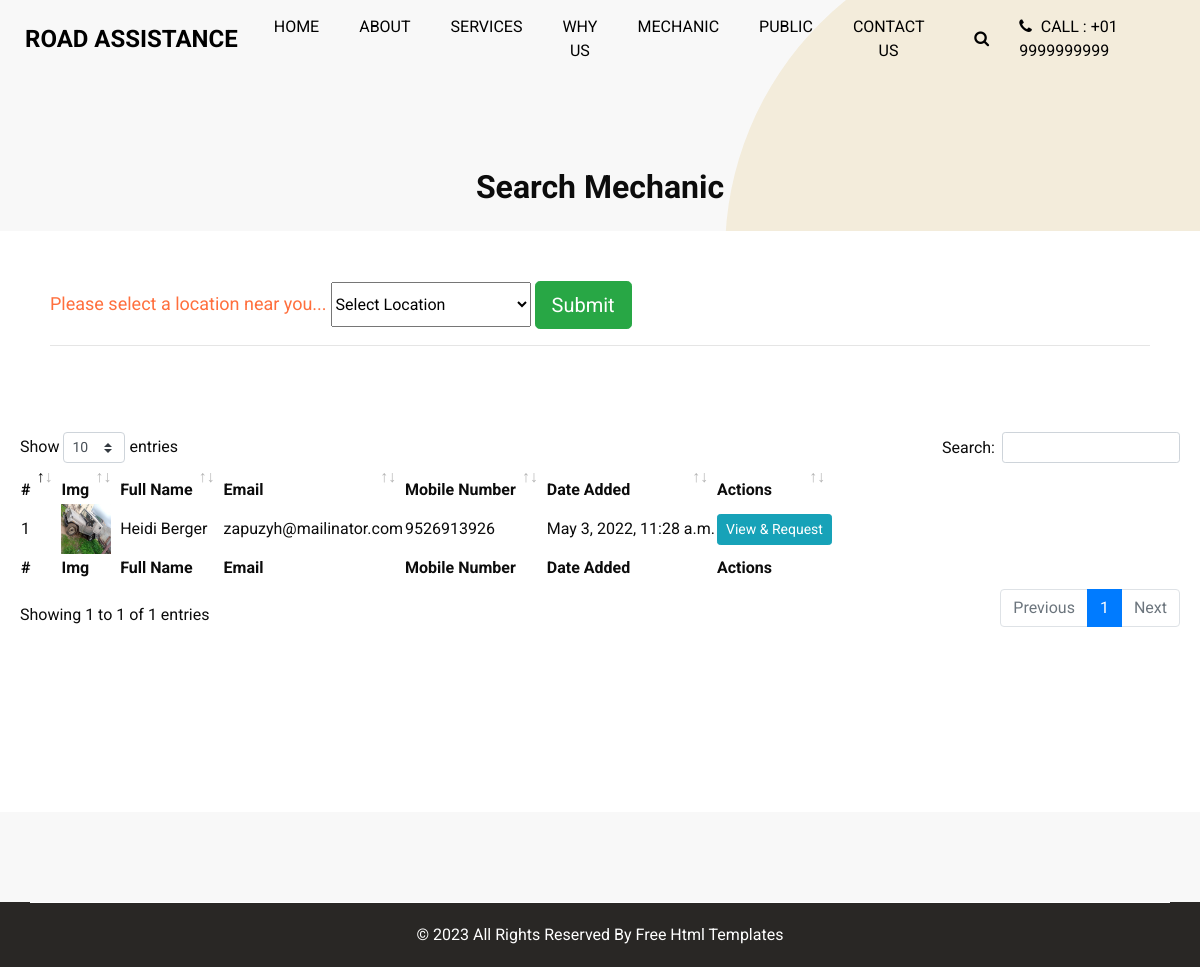
The app's page /public/search-mechanic with its own data.
### mechanic/models.py (models this page shows, shortened)
class Registration(models.Model):
    unique_id=models.AutoField(primary_key=True, null=False)
    firstname = models.CharField(max_length=100, default='null', null=False)
    lastname = models.CharField(max_length=100, default='null', null=False)
    email = models.CharField(max_length=255, default='null', null=False)
    password = models.CharField(max_length=500, default='null', null=False)
    mobilenumber = models.CharField(max_length=15, default='null', null=False)
    address = models.TextField(default='null', null=False )
    location = models.ForeignKey(Location, on_delete=models.CASCADE)
    about_me = models.TextField(default='null', null=False )
    my_skills = models.TextField(default='null', null=False )
    profile_image = models.TextField(blank=True, null=True)
    status_choices = [
        ('pending', 'Pending'),
        ('active', 'Active'),
    ]
    status = models.CharField(max_length=15, choices=status_choices, default="active")
    date_added = models.DateTimeField(default=now, editable=False)

### public/views.py (the view)
# urls.py: path('search-mechanic', views.search_mechanic, name="search_mechanic"),
def search_mechanic(request):
    mechanic_list = Mechanic_Registration.objects.all()
    if request.method == 'POST':
        data_record = request.POST
        mechanic_list = Mechanic_Registration.objects.filter(location=Location.objects.get(unique_id=data_record['location_list'])).all()
    loaction_list = Location.objects.all()
    category_list = Category.objects.all()
    context = { 'loaction_list' : loaction_list, 'category_list': category_list, 'datalist': mechanic_list }
    return render(request,'public/search-mechanic.html',context)

### templates/public/search-mechanic.html (shortened to what this page needs)
{% extends 'layout.html' %}
{% load static %}
{% block custom-style %}
<link href="{% static 'lib/datatables/datatables.css' %}" rel="stylesheet">
{% endblock %}
{% block content %}
{% include 'includes/header.html'  %}
  <section class="contact_section layout_padding">
    <div class="container">
      <div class="heading_container heading_center">
        <h2>
          Search Mechanic
        </h2>
      </div>
    </div>
    <div class="container-fluid">
      <div class="row">
        <div class="col-lg-12">
          <div class="box">
<div class="row">
<div class="col-lg-12" style="background-color: white; padding: 50px">
  <form action="" method="post" name="form_1" id="form_1" enctype="multipart/form-data">
<div>
  <label style="font-size: 18px; color: #ff6f3d !important"> Please select a location near you...</label>
    <select id="location_list" name="location_list" style="height: 45px; width: 200px">
               <option value="">Select Location</option>
  </select>
  <button type="submit" class="btn btn-lg btn-success" >Submit</button>
</div>
  <hr />
</form>
</div>
</div>
<div class="row">
<div class="col-md-12" style="background-color: white; min-height: 400px; padding: 20px;">
  {% if datalist.count > 0 %}
  <table id="example" class="stripe">
        <thead>
            <tr>
                <th>#</th>
                <th>Img</th>
                <th>Full Name</th>
                <th>Email</th>
                <th>Mobile Number</th>
                <th>Date Added</th>
                <th>Actions</th>
            </tr>
        </thead>
        <tbody>
          {% for row in datalist %}
            <tr>
                <td>{{ forloop.counter }}</td>
                <td><img src="{{ row.profile_image }}" width="50" height="50" /></td>
                <td>{{ row.firstname }} {{ row.lastname }}</td>
                <td>{{ row.email }}</td>
                <td>{{ row.mobilenumber }}</td>
                <td>{{ row.date_added }}</td>
                <td><a href="{% url 'public:search_mechanic_view' id=row.unique_id %}" class="btn btn-sm btn-info">View & Request</a></td>
            </tr>
          {% endfor %}
        </tbody>
        <tfoot>
            <tr>
              <th>#</th>
              <th>Img</th>
              <th>Full Name</th>
              <th>Email</th>
              <th>Mobile Number</th>
              <th>Date Added</th>
              <th>Actions</th>
            </tr>
        </tfoot>
    </table>
  {% else %}
  <b>No mechanic listed.</b>
  {% endif %}
</div>
</div>
</div>
        </div>
      </div>
    </div>
  </section>
  {% include 'includes/footer.html'  %}
  {% endblock %}

### static/css/style.css (style rules this page uses)
html { overflow-x: hidden; }
body { font-family: "Roboto", sans-serif; color: #0c0c0c; background-color: #f8f8f8; overflow-x: hidden; }
section { max-width: 1400px; margin: auto; }
.layout_padding { padding: 90px 0; }
.heading_container { display: -webkit-box; display: -ms-flexbox; display: flex; -webkit-box-orient: vertical; -webkit-box-direction: normal; -ms-flex-direction: column; flex-direction: column; -webkit-box-align: start; -ms-flex-align: start; align-items: flex-start; }
.heading_container h2 { position: relative; font-weight: bold; margin: 0; }
.heading_container.heading_center { -webkit-box-align: center; -ms-flex-align: center; align-items: center; text-align: center; }
a, a:hover, a:focus { text-decoration: none; }
.btn, .btn:focus { outline: none !important; -webkit-box-shadow: none; box-shadow: none; }
.contact_section { position: relative; }
.contact_section .row { -webkit-box-align: center; -ms-flex-align: center; align-items: center; }
.contact_section .heading_container { margin-bottom: 25px; }
.contact_section::before { content: ""; position: absolute; top: 175px; right: 150px; width: 650px; height: 650px; -webkit-transform: translate(50%, -50%); transform: translate(50%, -50%); background-color: #f3ecdb; border-radius: 100%; z-index: -1; }

### static/css/responsive.css (style rules this page uses)
@media (min-width: 1200px) { .container { max-width: 1170px; } }

### records on screen
Registration: profile_image (picture), firstname "Heidi", lastname "Berger", email "zapuzyh@mailinator.com", mobilenumber "9526913926", date_added "May 3, 2022, 11:28 a.m."
